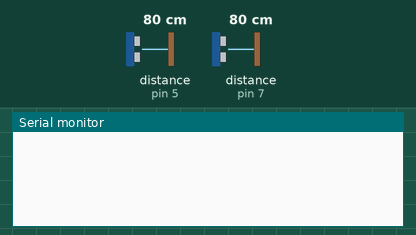
This sketch was run on a simulated Arduino Uno, built with avr-gcc and run on an emulated ATmega328P. On the bench: the last lines printed to the serial monitor. Wiring (inferred from the names in the program): 2 × ultrasonic range finder: trigger pin 4, echo pin 5 / trigger pin 6, echo pin 7. The test bench sets the inputs (shaded band); at power-on: distance to the obstacle (sensors on pin 5, pin 7) 80 cm. The echo pulse lasts 58.3 µs per cm.

Above: at 1.2 s.
1.3 s: distance to the obstacle (sensor on pin 5) set to 18 cm
At 2.7 s:
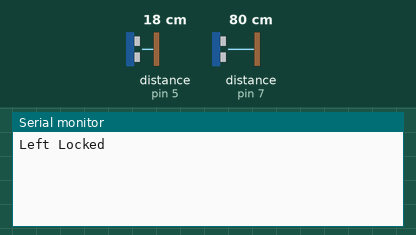
3.0 s: distance to the obstacle (sensor on pin 5) set to 14 cm
At 3.21 s:
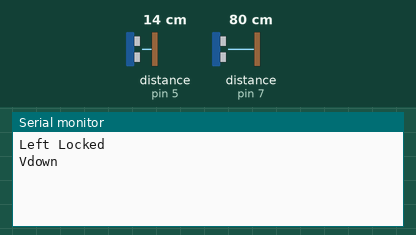

The sketch:

Arduino.INO
```cpp
const int trigger1 = 4; //Trigger pin of 1st Sesnor
const int echo1 = 5 ; //Echo pin of 1st Sesnor
const int trigger2 = 6; //Trigger pin of 2nd Sesnor
const int echo2 = 7;//Echo pin of 2nd Sesnor

long time_taken;
int dist,distL,distR;   // distance in general is stored inside the "dist" variable then we assign it to distL or distR according to what we need


long duration;      // duration is the time taken by the wave to go out from the tx and back to the rx
float r;

int l=0;


void setup() {
Serial.begin(9600); // tells the arduino tht it will transfer data by the rate of 9600 bits/sec

pinMode(trigger1, OUTPUT); // setting trig1 as an output device or component  - since it sends the ultrasonic waves-
pinMode(echo1, INPUT);    // setting echo1 as an input device  - since it receives the ultrasonic waves
pinMode(trigger2, OUTPUT); // same as trig1
pinMode(echo2, INPUT);    // same as echo2
}

/*###Function to calculate distance###*/
void calculate_distance(int trigger, int echo)  // the function takes a trig and an echo as arguments ... can be called for either so that we can use it on both sensors
{
    digitalWrite(trigger, LOW);
    delayMicroseconds(2);
    digitalWrite(trigger, HIGH);
    delayMicroseconds(10);
    digitalWrite(trigger, LOW);
    // the previous 5 lines of code are used to send pulses to the Trigger or tx

time_taken = pulseIn(echo, HIGH);   // pulse in returns the time taken by the waves to return to the echo or the rx
dist= time_taken*0.034/2;     // distance = time_taken * speed of sound all divided by 2 since pulseIn returns the twice the time taken by the wave to travel from the arduino to the object
if (dist>50)  // just a limitation .. since the following conditions will work on values between 0 aand 50
dist = 50;
}

void loop() { //infinite loopy
// we initially calculate the distances for the two sensord, and then work on the calculated distance for the rest of the loop

calculate_distance(trigger1,echo1);   // calculating the distance for the left sensor
distL =dist; //get distance of left sensor

calculate_distance(trigger2,echo2);   // calculating the distance for the right sensor
distR =dist; //get distance of right sensor

if ((distL >25 && distR>25) && (distL <50 && distR<50)) //Detect both hands   ... both hands are within 25 and 50 cm from the sensors
{Serial.println("Play/Pause"); delay (500);}


//Control Modes

//Lock Left - Control Mode
if (distL>=10 && distL<=20)   // the vup and vdown dont work before the program makes sure that ur hand is between 10-20 cm away from the sensor
{
  //
  delay(50); //Hand Hold Time
  calculate_distance(trigger1,echo1);
  distL =dist;
  if (distL>=10 && distL<=20)
  {
    Serial.println("Left Locked");
  // now that ur hand is 10-20 cm away the following loop repeatedly check if ur hand is going up or down

    while(distL<=40)
    {
      calculate_distance(trigger1,echo1);
      distL =dist;
      if (distL<15) //Hand pushed in
      {Serial.println ("Vdown"); delay (300);}
      if (distL>20) //Hand pulled out
      {Serial.println ("Vup"); delay (300);}
    }
  }
}

// same thing that happened up there, happens here with the other sensor so no need to write it again


//Lock Right - Control Mode
if (distR>=10 && distR<=20)
{
  delay(50); //Hand Hold Time
  calculate_distance(trigger2,echo2);
  distR =dist;
  if (distR>=10 && distR<=20)
  {
    Serial.println("Right Locked");
    while(distR<=40)
    {
      calculate_distance(trigger2,echo2);
      distR =dist;
      if (distR<15 ) //Right hand pushed in
      {Serial.println ("Rewind"); delay (300);}
      if (distR>20) //Right hand pulled out
      {Serial.println ("Forward"); delay (300);}
    }
  }
}


delay(200);
}
```

Measured:
- the behaviour switches between 16 and 15 cm on distance to the obstacle (sensor on pin 5) (found by bisection; images 1 and 2)
- after the input at 1.3 s, the serial monitor: prints a new line after 0.23 s (image 1)
- after the input at 3.0 s, the serial monitor: prints a new line at once (image 2)
